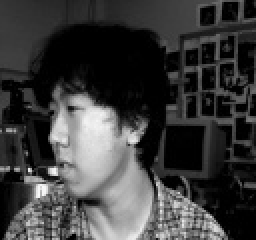
#> input picture ML/UMIC/test/No/ANoSunglasses0.jpg, 128 x 120 px, given in place of Record Breaking Sprint Speeds in Football.mp4, which was not available (shown 2 times larger)
$ python messi2.py
#> lines starting #> are read from the running program, lines starting #| are printed output that depends on the picture; pictures that were not available may be replaced by others from this repository, and a replacement may not be noted
import cv2
import numpy as np
import sys
vid = cv2.VideoCapture('/home/prathmesh/Desktop/UMIC/Autumn-of-Automation/OpenCV/TASK5/Record Breaking Sprint Speeds in Football.mp4')
while(True):
	ret, img = vid.read()
#> img is the input picture: shape (120, 128, 3); min 0, max 249, mean 60.8
	gray = cv2.cvtColor(img, cv2.COLOR_BGR2GRAY)

	# Blur using 3 * 3 kernel.
	gray_blurred = cv2.blur(gray, (3, 3))
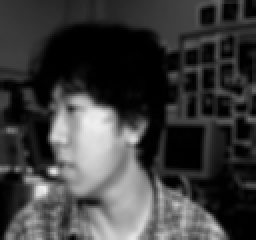
#> gray_blurred: shape (120, 128) (shown 2 times larger); min 0, max 239, mean 60.7

	# Apply Hough transform on the blurred image.
	detected_circles = cv2.HoughCircles(gray_blurred,
	                   cv2.HOUGH_GRADIENT, 1, 20, param1 = 50,
	               param2 = 30, minRadius = 1, maxRadius = 40)
#> detected_circles = [[38.5, 69.5, 22.8], [94.5, 76.5, 19.4]]

	# Draw circles that are detected.
	if detected_circles is not None:

	    # Convert the circle parameters a, b and r to integers.
	    detected_circles = np.uint16(np.around(detected_circles))
#> detected_circles = [[38, 70, 23], [94, 76, 19]]

	    for pt in detected_circles[0, :]:
	        a, b, r = pt[0], pt[1], pt[2]

	        # Draw the circumference of the circle.
	        cv2.circle(img, (a, b), r, (0, 255, 0), 2)

	        # Draw a small circle (of radius 1) to show the center.
	        cv2.circle(img, (a, b), 1, (0, 0, 255), 3)
	        cv2.imshow("Detected Circle", img)
	        cv2.waitKey(1)
#> this loop made 2 passes
#> pass 1, `cv2.imshow("Detected Circle", img)`:
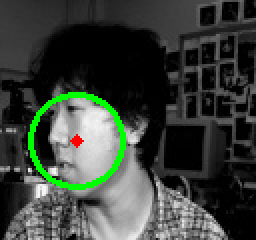
#> window 'Detected Circle': shape (120, 128, 3) (shown 2 times larger); mean B, G, R 58, 65.2, 58.4
#> pass 2, `cv2.imshow("Detected Circle", img)`:
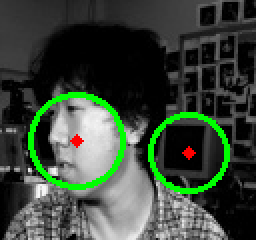
#> window 'Detected Circle': shape (120, 128, 3) (shown 2 times larger); mean B, G, R 57.4, 70.3, 58.2

	if cv2.waitKey(1)==27:# esc Key
#> (key Esc is pressed here)
		break
vid.release()
cv2.destroyAllWindows()

$ run again, on ML/UMIC/test/No/ANoSunglasses102.jpg
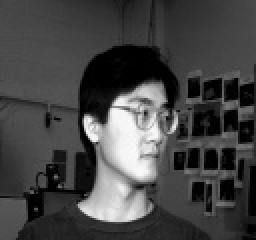
#> input picture ML/UMIC/test/No/ANoSunglasses102.jpg, 128 x 120 px, given in place of Record Breaking Sprint Speeds in Football.mp4, which was not available (shown 2 times larger)
#> img is the input picture: shape (120, 128, 3); min 0, max 251, mean 69.4
#> `gray_blurred = cv2.blur(gray, (3, 3))`:
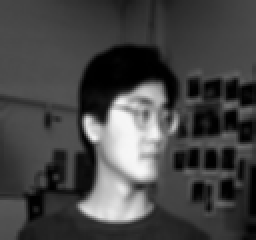
#> gray_blurred: shape (120, 128) (shown 2 times larger); min 0, max 247, mean 69.4
#> `detected_circles = cv2.HoughCircles(gray_blurred, cv2.HOUGH_GRADIENT, ..`: detected_circles = [[65.5, 58.5, 12.2]]
#> `detected_circles = np.uint16(np.around(detected_circles))`: detected_circles = [[66, 58, 12]]
#> the loop `for pt in detected_circles[0, :]:` made 1 pass
#> pass 1, `cv2.imshow("Detected Circle", img)`:
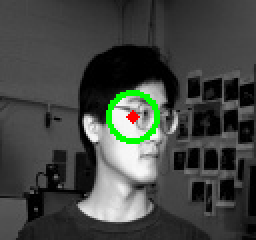
#> window 'Detected Circle': shape (120, 128, 3) (shown 2 times larger); mean B, G, R 66.4, 70.2, 66.9

$ run again, on ML/UMIC/test/No/ANoSunglasses112.jpg
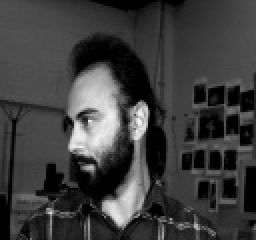
#> input picture ML/UMIC/test/No/ANoSunglasses112.jpg, 128 x 120 px, given in place of Record Breaking Sprint Speeds in Football.mp4, which was not available (shown 2 times larger)
#> img is the input picture: shape (120, 128, 3); min 0, max 250, mean 61.3
#> `gray_blurred = cv2.blur(gray, (3, 3))`:
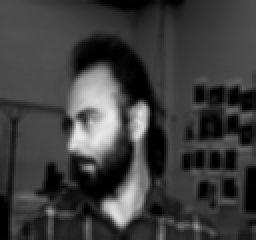
#> gray_blurred: shape (120, 128) (shown 2 times larger); min 0, max 235, mean 61.3
#> detected_circles = None

$ run again, on ML/UMIC/test/No/ANoSunglasses119.jpg
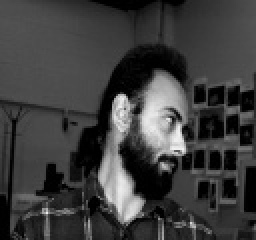
#> input picture ML/UMIC/test/No/ANoSunglasses119.jpg, 128 x 120 px, given in place of Record Breaking Sprint Speeds in Football.mp4, which was not available (shown 2 times larger)
#> img is the input picture: shape (120, 128, 3); min 0, max 241, mean 61.9
#> `gray_blurred = cv2.blur(gray, (3, 3))`:
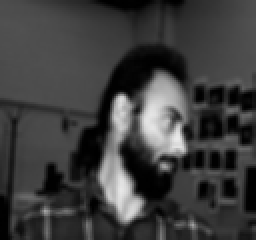
#> gray_blurred: shape (120, 128) (shown 2 times larger); min 0, max 234, mean 61.9
#> `detected_circles = cv2.HoughCircles(gray_blurred, cv2.HOUGH_GRADIENT, ..`: detected_circles = [[71.5, 85.5, 27.2]]
#> `detected_circles = np.uint16(np.around(detected_circles))`: detected_circles = [[72, 86, 27]]
#> the loop `for pt in detected_circles[0, :]:` made 1 pass
#> pass 1, `cv2.imshow("Detected Circle", img)`:
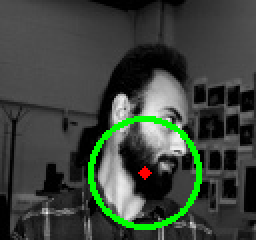
#> window 'Detected Circle': shape (120, 128, 3) (shown 2 times larger); mean B, G, R 59.5, 68, 59.9
